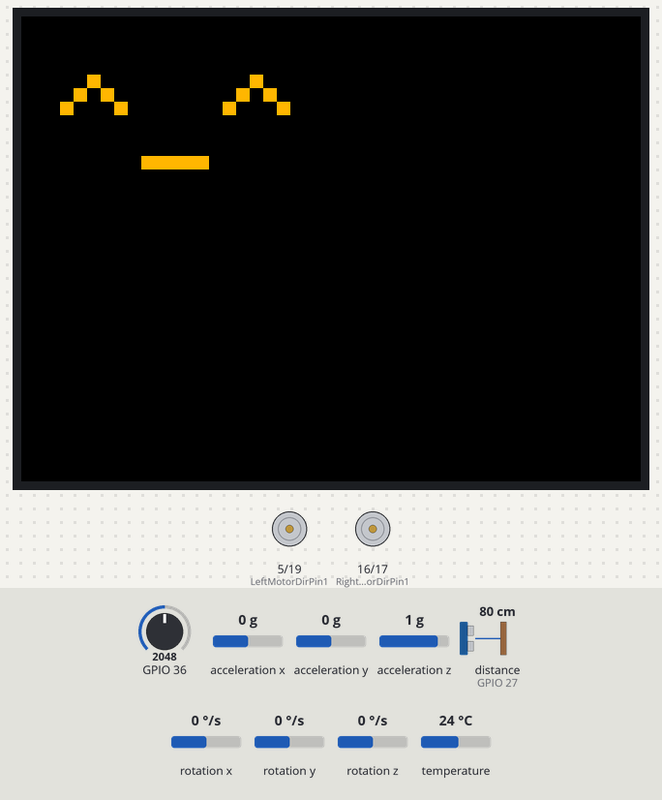
Recording of a sketch running on a simulated ESP32. Shown: 320×240 colour display, motor-driver pin pairs drawn as motors (green arrow = first pin HIGH = forward, orange = second pin HIGH = backward, longer = more drive, scaled by the enable pin). Wiring (inferred from the names in the program): ultrasonic range finder: trigger GPIO 26; echo GPIO 27. Inputs (shaded band) come from the test bench; at power-on: distance to the obstacle (sensor on GPIO 27) 80 cm, rotation z 0 °/s, GPIO 36 = 2048, acceleration x 0 g, acceleration y 0 g, acceleration z 1 g, rotation x 0 °/s, rotation y 0 °/s, temperature 24 °C. The echo pulse lasts 58.3 µs per cm; random numbers use the default seed unless the sketch sets one; nothing arrives over Bluetooth unless stated; the audio player accepts every command and is not drawn; what the sketch prints to the serial monitor is not drawn.

Above: at 10.7 s.
10.8 s: distance to the obstacle (sensor on GPIO 27) set to 18 cm
At 12.4 s:
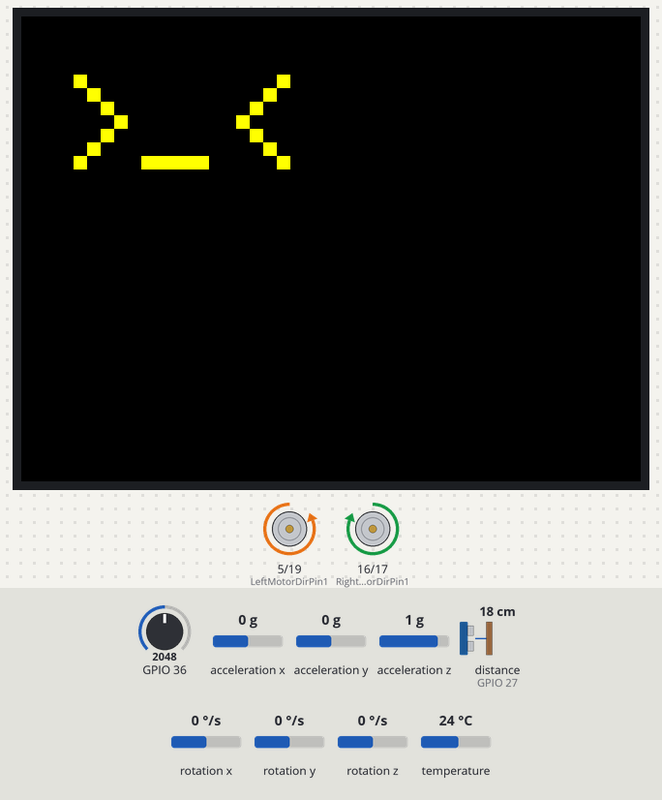
12.8 s: rotation z set to 100 °/s
At 14.74 s:
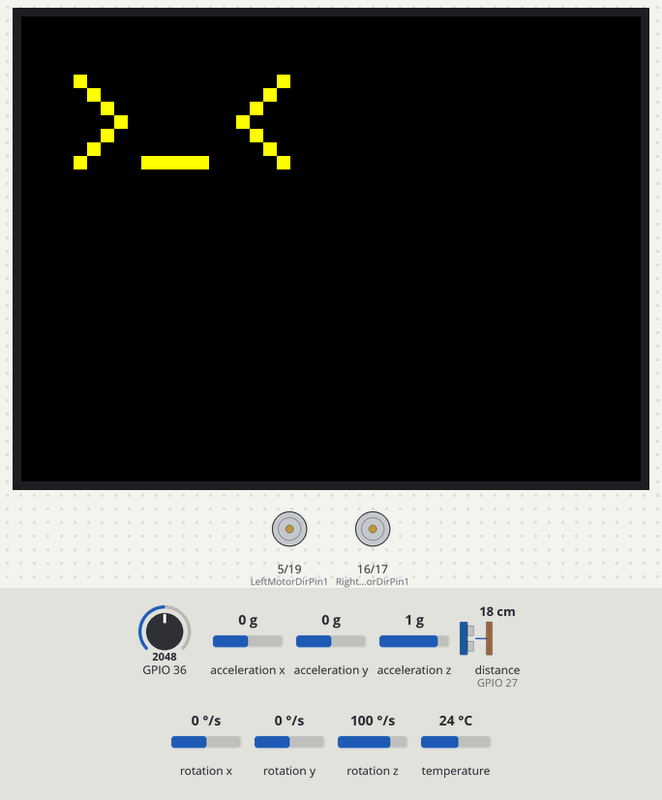
15.8 s: rotation z set to 90 °/s
At 17.62 s:
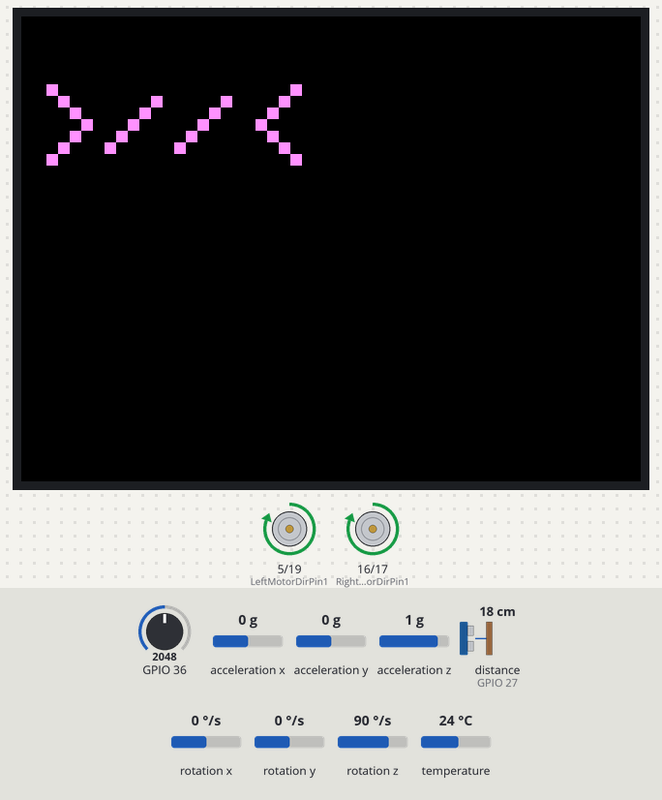
18.8 s: rotation z set to -192 °/s
Timing chart, 0 to 21.3 s (numbered marks = the images above; inputs shaded):
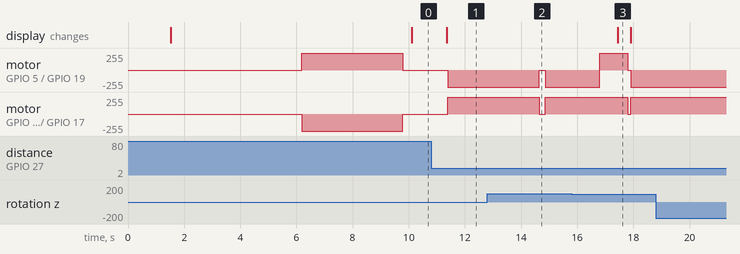

The sketch:

random-and-emote.ino
```cpp
#include "BluetoothSerial.h"
#include "RandomAndEmote.h"
#include <DFRobotDFPlayerMini.h> //for mp3 player
#include <TFT_eSPI.h> // Graphics and font library for ST7735 driver chip
#include <SPI.h> //Used in support of TFT Display
#include <string.h>  //used for some string handling and processing.
#include <Adafruit_MPU6050.h>
#include <Adafruit_Sensor.h>

#if !defined(CONFIG_BT_ENABLED) || !defined(CONFIG_BLUEDROID_ENABLED)
#error Bluetooth is not enabled! Please run `make menuconfig` to and enable it
#endif

/* MOTOR PINS */
#define speedPinR 13    //  RIGHT PWM pin connect MODEL-X ENA
#define RightMotorDirPin1  16    //Right Motor direction pin 1 to MODEL-X IN1
#define RightMotorDirPin2  17    //Right Motor direction pin 2 to MODEL-X IN2
#define speedPinL 12    // Left PWM pin connect MODEL-X ENB
#define LeftMotorDirPin1  5    //Left Motor direction pin 1 to MODEL-X IN3
#define LeftMotorDirPin2  19   //Left Motor direction pin 1 to MODEL-X IN4

/* SENSOR PINS */
#define MICROPHONE_PIN 25
#define SONIC_TRIG 26
#define SONIC_ECHO 27

/* TFT COLORS */
#define BACKGROUND TFT_BLACK
#define BALL_COLOR TFT_WHITE

TFT_eSPI tft = TFT_eSPI();  // Invoke library, pins defined in User_Setup.h

BluetoothSerial SerialBT;

HardwareSerial mpSerial(2);
DFRobotDFPlayerMini music_player;

SonicModule sonic_module(SONIC_TRIG, SONIC_ECHO);
float distance = 0.0;

Adafruit_MPU6050* imu = new Adafruit_MPU6050;

BotCar car(imu, speedPinR, speedPinL, RightMotorDirPin1, RightMotorDirPin2, LeftMotorDirPin1, LeftMotorDirPin2);
BotAction* current_action = new BotAction;

unsigned long last_sonic_update;
unsigned long last_microphone_update;
unsigned long last_rotation;
unsigned long last_emotion_update;

uint16_t microphone_reading;

const uint16_t EMOTION_TIMEOUT = 10000;
const uint16_t ACTION_TIMEOUT = 1500;
const uint8_t MICROPHONE_READ_TIME = 10;

void setup() {
  // begin Serial and bluetooth
  Serial.begin(115200);
  SerialBT.begin(F("ESP32"));
  Serial.println(F("The device started, now you can pair it with bluetooth!"));

  // initialize mp3 module
  Serial.println(F("DFRobot DFPlayer Mini Demo"));
  Serial.println(F("Initializing DFPlayer ... (May take 3~5 seconds)"));
  mpSerial.begin(9600, SERIAL_8N1, 32, 33);  // speed, type, RX, TX
  delay(1000);
  if (!music_player.begin(mpSerial)) {  //Use softwareSerial to communicate with mp3.
    Serial.println(music_player.readType(), HEX);
    Serial.println(F("Unable to begin:"));
    Serial.println(F("1.Please recheck the connection!"));
    Serial.println(F("2.Please insert the SD card!"));
    while(true);
  }
  music_player.setTimeOut(500);
  music_player.volume(30);  //Set volume value (0~30).
  music_player.EQ(DFPLAYER_EQ_NORMAL);
  music_player.outputDevice(DFPLAYER_DEVICE_SD);
  Serial.println(F("MP3 initialized"));

  // initialize the display
  tft.init();
  tft.setRotation(3);
  tft.setTextSize(1);
  tft.fillScreen(BACKGROUND);

  // initialize microphone
  pinMode(MICROPHONE_PIN, INPUT);

  // initialize car
  car.begin();

  // set random seed and randomize current_action
  randomSeed(analogRead(14));
  current_action->randomize();

  // begin timers
  last_rotation = millis();
  last_sonic_update = millis();
  last_microphone_update = millis();
}

void loop() {
  if (millis() - last_microphone_update > MICROPHONE_READ_TIME) {
    microphone_reading = analogRead(A0);
    last_microphone_update = millis();
  }

  sonic_module.update();
  if (millis() - last_sonic_update > 10) {
    distance = sonic_module.get_distance();
    last_sonic_update = millis();
  }

  if (millis() - last_emotion_update > EMOTION_TIMEOUT) {
    emotion new_emotion = get_random_emotion();
    update_face(new_emotion);
    music_player.playFolder((int) new_emotion + 1, 1 + random(0, music_player.readFileCountsInFolder((int) new_emotion + 1)));
    last_emotion_update = millis();
  }

  car.execute(current_action);

  if (car.millis_since_last_action() > ACTION_TIMEOUT) {
    Serial.println("Generating new action");
    current_action->randomize();
  }

  if (distance < 15 && millis() - last_rotation > 100) {
    Serial.println("rotating");
    car.break_execution(current_action);
    emotion new_emotion = SCARED;
    update_face(new_emotion);
    music_player.playFolder((int) new_emotion + 1, 1 + random(0, music_player.readFileCountsInFolder((int) new_emotion + 1)));
    last_emotion_update = millis() - 7500;
    car.rotate(3.14);
    current_action->set(FORWARD, 1000);
    last_rotation = millis();
  }
}
```

RandomAndEmote.cpp
```cpp
#include "RandomAndEmote.h"

/* SONIC MODULE */
SonicModule::SonicModule(int trigger_pin, int echo_pin) {
    TRIG = trigger_pin;
    ECHO = echo_pin;
    pulse_timer = micros();
    pulse_start = micros();
    is_trigger = false;
    is_echo = false;
    distance = 0.0;
    pinMode(TRIG, OUTPUT);
    pinMode(ECHO, INPUT);
}

void SonicModule::update() {
    if (!is_trigger) {
        pulse_timer = micros();
        is_trigger = true;
        digitalWrite(TRIG, HIGH);
    }
    if (micros() - pulse_timer > 10 && is_trigger) {
        digitalWrite(TRIG, LOW);
        is_trigger = false;
        if(!is_echo && digitalRead(ECHO) == HIGH) {
            pulse_start = micros();
            is_echo = true;
        }
        if (is_echo && digitalRead(ECHO) == LOW) {
            double duration = micros() - pulse_start;
            distance = duration * 0.017;
            is_trigger = false;
            is_echo = false;
        }
    }
}

float SonicModule::get_distance() {
    return distance;
}


/* BOT ACTIONS */
BotAction::BotAction() {
  active = false;
  type = NONE;
  duration = 0;
}

void BotAction::randomize() {
  duration = random(MIN_ACTION_DURATION, MAX_ACTION_DURATION);  //duration in millis
  int rand_num = random(100);
  if (rand_num >= 0 && rand_num < 15) {
    type = NONE;
  } else if (rand_num >= 15 && rand_num < 37) {
    type = FORWARD;
  } else if (rand_num >= 37 && rand_num < 49) {
    type = BACKWARD;
  } else if (rand_num >= 49 && rand_num < 61) {
    type = TURN_RIGHT;
  } else if (rand_num >= 61 && rand_num < 73) {
    type = TURN_LEFT;
  } else if (rand_num >= 73 && rand_num < 85) {
    type = NONE;//PLAY_SONG;
  } else {
    type = NONE;//VOICE;
  }
  active = true;
}

void BotAction::set(action_type action, int dur) {
  type = action;
  duration = dur;
  active = true;
}

action_type BotAction::get_type() {
  return type;
}

int BotAction::get_duration() {
  return duration;
}

bool BotAction::is_active() {
  return active;
}

void BotAction::toggle_active() {
  active = !active;
}


/* BOT CAR */
/* PRIVATE */
void BotCar::initialize_imu_readings() {
  int i = 0;
  for(int i = 0;i<INITIALIZE_COUNT;i++){
    sensors_event_t a, g, temp;
    imu->getEvent(&a, &g, &temp);
    ang_offset += g.gyro.z;
  }
  ang_offset *= -1.0/INITIALIZE_COUNT;
}

unsigned long BotCar::update_angular_velocity() {
  sensors_event_t a, g, temp;
  imu->getEvent(&a, &g, &temp);

  for(int i=ARRAY_SIZE-1;i>1;i--){
    ang_velocities[i] = ang_velocities[i-1];
  }
  ang_velocities[0] = g.gyro.z - ang_offset;

  prev_ang_vel = ang_vel;
  for(int i=0;i<ARRAY_SIZE;i++){
    ang_vel += (float) ang_velocities[i];
  }
  ang_vel *= (float) 1/ARRAY_SIZE;
  prev_timing = new_timing;
  new_timing = millis();

  if(fabs(ang_vel)<ANG_VEL_THRESHOLD) ang_vel = 0;

  return new_timing - prev_timing; // measurement time
}

//grab time delta and use midpoint approximation
void BotCar::update_angular_position(bool print) {
  int DELTA = update_angular_velocity();
  ang_pos += (float) (ang_vel+prev_ang_vel)/2*DELTA/1000*3.14/.14;

  if(print) print_angular_motion();
}

void BotCar::print_angular_motion() {
  Serial.print("A.Velocity: "); Serial.print(ang_vel); Serial.print("  ");
  Serial.print("A.Position: "); Serial.print(ang_pos); Serial.print("  ");
  Serial.println("");
}

void BotCar::set_motorspeed(int motorspeed) {
  ledcWrite(PWM_CHANNEL, motorspeed);
}

void BotCar::forward() {
  set_motorspeed(speed);
  digitalWrite(RIGHT_ONE, HIGH);
  digitalWrite(RIGHT_TWO, LOW);
  digitalWrite(LEFT_ONE, HIGH);
  digitalWrite(LEFT_TWO, LOW);
  is_executing = true;
}

void BotCar::backward() {
  set_motorspeed(speed);
  digitalWrite(RIGHT_ONE, LOW);
  digitalWrite(RIGHT_TWO, HIGH);
  digitalWrite(LEFT_ONE, LOW);
  digitalWrite(LEFT_TWO, HIGH);
  is_executing = true;
}

void BotCar::left() {
  set_motorspeed(speed);
  digitalWrite(RIGHT_ONE, HIGH);
  digitalWrite(RIGHT_TWO, LOW);
  digitalWrite(LEFT_ONE, LOW);
  digitalWrite(LEFT_TWO, HIGH);
  is_executing = true;
}

void BotCar::right() {
  set_motorspeed(speed);
  digitalWrite(RIGHT_ONE, LOW);
  digitalWrite(RIGHT_TWO, HIGH);
  digitalWrite(LEFT_ONE, HIGH);
  digitalWrite(LEFT_TWO, LOW);
  is_executing = true;
}

void BotCar::stop() {
  set_motorspeed(0);
  digitalWrite(RIGHT_ONE, LOW);
  digitalWrite(RIGHT_TWO, LOW);
  digitalWrite(LEFT_ONE, LOW);
  digitalWrite(LEFT_TWO, LOW);
  is_executing = false;
}

/* PUBLIC */
BotCar::BotCar(Adafruit_MPU6050* imu_pointer, int speed_right, int speed_left, int right_one, int right_two, int left_one, int left_two) {
  imu = imu_pointer;
  SPEED_RIGHT = speed_right;
  SPEED_LEFT = speed_left;
  RIGHT_ONE = right_one;
  RIGHT_TWO = right_two;
  LEFT_ONE = left_one;
  LEFT_TWO = left_two;
}

void BotCar::begin() {
  if (imu->begin()) {
    Serial.println("IMU initialized");
    imu->setAccelerometerRange(MPU6050_RANGE_4_G);
    imu->setGyroRange(MPU6050_RANGE_250_DEG);
    imu->setFilterBandwidth(MPU6050_BAND_184_HZ);
    initialize_imu_readings();
  } else {
    Serial.println("IMU not connected");
    Serial.println("Restarting");
    ESP.restart();
  }

  pinMode(SPEED_RIGHT, OUTPUT);
  pinMode(SPEED_LEFT, OUTPUT);
  pinMode(RIGHT_ONE, OUTPUT);
  pinMode(RIGHT_TWO, OUTPUT);
  pinMode(LEFT_ONE, OUTPUT);
  pinMode(LEFT_TWO, OUTPUT);
  ledcSetup(PWM_CHANNEL, PWM_FREQUENCY, PWM_RESOLUTION);
  ledcAttachPin(SPEED_RIGHT, PWM_CHANNEL);
  ledcAttachPin(SPEED_LEFT, PWM_CHANNEL);
  stop();
}

void BotCar::execute(BotAction* action) {
  if (action->is_active()) {
    timeout_timer = millis();
    int duration = action->get_duration();
    switch(action->get_type()) {
      case NONE:
      if (!is_executing) {
        Serial.print("My action is "); Serial.print("NONE"); Serial.print(" for "); Serial.println(duration);
        is_executing = true;
        action_timer = millis();
      }
      if (millis() - action_timer > duration) {
        Serial.println("Action done");
        action->toggle_active();
        is_executing = false;
      }
      break;
      case FORWARD:
      if (!is_executing) {
        Serial.print("My action is "); Serial.print("FORWARD"); Serial.print(" for "); Serial.println(duration);
        forward();
        action_timer = millis();
      } else if (millis() - action_timer > duration) {
        Serial.println("Action done");
        action->toggle_active();
        stop();
      }
      break;
      case BACKWARD:
      if (!is_executing) {
        Serial.print("My action is "); Serial.print("BACKWARD"); Serial.print(" for "); Serial.println(duration);
        backward();
        action_timer = millis();
      } else if (millis() - action_timer > duration) {
        Serial.println("Action done");
        action->toggle_active();
        stop();
      }
      break;
      case TURN_RIGHT:
      if (!is_executing) {
        Serial.print("My action is "); Serial.print("TURN_RIGHT"); Serial.print(" for "); Serial.println(duration);
        right();
        action_timer = millis();
      } else if (millis() - action_timer > duration) {
        Serial.println("Action done");
        action->toggle_active();
        stop();
      }
      break;
      case TURN_LEFT:
      if (!is_executing) {
        Serial.print("My action is "); Serial.print("TURN_LEFT"); Serial.print(" for "); Serial.println(duration);
        left();
        action_timer = millis();
      } else if (millis() - action_timer > duration) {
        Serial.println("Action done");
        action->toggle_active();
        stop();
      }
      break;
      case PLAY_SONG: //TODO
      Serial.print("My action is "); Serial.print("PLAY_SONG");
      action->toggle_active();
      break;
      case VOICE: //TODO
      Serial.print("My action is "); Serial.print("VOICE");
      action->toggle_active();
      break;
    }
  }
}

void BotCar::break_execution(BotAction* action) {
  stop();
  if (action->is_active()) {
    action->toggle_active();
    timeout_timer = millis();
  }
}

void BotCar::rotate(float angle) {
  if(angle != 0) {
    new_timing = millis();
    if(angle > 0){ //rotate counterclockwise
      left();
      while(fabs(angle-ang_pos) > .01){
        update_angular_position(true);
        if(angle - ang_pos < 0) break;
      }
    } else { //rotate clockwise
      right();
      while(fabs(angle-ang_pos) > .01){
        update_angular_position(true);
        if(angle - ang_pos > 0) break;
      }
    }
  }
  ang_pos = 0;
  stop();
}

unsigned long BotCar::millis_since_last_action() {
  return millis() - timeout_timer;
}
```

RandomAndEmote.h
```cpp
#include <Arduino.h>
#include <Adafruit_MPU6050.h>
#pragma once

class SonicModule {
    int TRIG;
    int ECHO;
    bool is_trigger;
    bool is_echo;
    unsigned long pulse_timer;
    unsigned long pulse_start;
    float distance;

    public:
    SonicModule(int trigger_pin, int echo_pin);

    void update();

    float get_distance();
};

enum emotion {
  HAPPY, // ^_^
  SAD, // v_v
  SCARED, // >_<
  BLUSH, // >//<
  WEIRD, // o_O
  CUTE, //uwu
  BLANK, //owo
  INDIFFERENT, // ._.
  CRYING // ;~;
};

enum action_type {
  FORWARD,
  TURN_LEFT,
  BACKWARD,
  TURN_RIGHT,
  VOICE,
  PLAY_SONG,
  NONE
};

class BotAction {
  action_type type;
  int duration;
  bool active;
  public:
  static const uint16_t MAX_ACTION_DURATION = 5000;
  static const uint16_t MIN_ACTION_DURATION = 500;
  BotAction();

  void randomize();

  void set(action_type action, int dur);

  action_type get_type();

  int get_duration();

  bool is_active();
  void toggle_active();
};

class BotCar {
  /* MOTOR PINS*/
  uint8_t SPEED_RIGHT;
  uint8_t SPEED_LEFT;
  uint8_t RIGHT_ONE;
  uint8_t RIGHT_TWO;
  uint8_t LEFT_ONE;
  uint8_t LEFT_TWO;

  /* PWM VARIABLES */
  const uint8_t PWM_RESOLUTION = 8;
  const uint8_t PWM_CHANNEL = 0;
  const uint16_t PWM_FREQUENCY = 500;
  const uint8_t speed = 255;

  /* SENSING */
  Adafruit_MPU6050* imu;
  const static uint8_t ARRAY_SIZE = 24;  // how many samples to store
  const uint16_t INITIALIZE_COUNT = 1000;  // how many samples to take when finding offset
  const float ANG_VEL_THRESHOLD = 0.01;
  float prev_ang_vel = 0;
  float ang_vel = 0;
  float ang_pos = 0;
  float ang_offset = 0;
  float ang_velocities[ARRAY_SIZE] = {0};
  unsigned long new_timing;
  unsigned long prev_timing;
  void initialize_imu_readings();
  unsigned long update_angular_velocity();
  void update_angular_position(bool print);
  void print_angular_motion();

  /* DRIVING */
  void set_motorspeed(int motorspeed);
  void forward();
  void backward();
  void left();
  void right();
  void stop();

  /* TIMING VARIABLES */
  unsigned long action_timer;
  unsigned long timeout_timer;
  bool is_executing = false;

  public:
  BotCar(Adafruit_MPU6050* imu_point, int speed_right, int speed_left, int right_one, int right_two, int left_one, int left_two);

  void begin();

  void execute(BotAction* action);

  void break_execution(BotAction* action);

  void rotate(float angle);

  unsigned long millis_since_last_action();
};
```

emotion.ino
```cpp
emotion get_random_emotion() {
  int rand_int = random(0, 9);
  return (emotion) rand_int;
}

void update_face(emotion new_emotion) {
  tft.fillScreen(BACKGROUND);
  switch(new_emotion) {
    case HAPPY:
    tft.setCursor(20, 30, 1);
    tft.setTextSize(10);
    tft.setTextColor(TFT_ORANGE);
    tft.println("^_^");
    break;
    case SAD:
    tft.setCursor(20, 30, 1);
    tft.setTextSize(10);
    tft.setTextColor(TFT_SILVER);
    tft.println("V_V");
    break;
    case SCARED:
    tft.setCursor(20, 30, 1);
    tft.setTextSize(10);
    tft.setTextColor(TFT_YELLOW);
    tft.println(">_<");
    break;
    case BLUSH:
    tft.setCursor(7, 35, 1);
    tft.setTextSize(6);
    tft.setTextColor(0xFC9F);
    tft.println(">//<");
    break;
    case WEIRD:
    tft.setCursor(20, 30, 1);
    tft.setTextSize(10);
    tft.setTextColor(TFT_GREEN);
    tft.println("o_O");
    break;
    case CUTE:
    tft.setCursor(20, 30, 1);
    tft.setTextSize(10);
    tft.setTextColor(TFT_RED);
    tft.println("uwu");
    break;
    case BLANK:
    tft.setCursor(20, 30, 1);
    tft.setTextSize(10);
    tft.setTextColor(TFT_WHITE);
    tft.println("owo");
    break;
    case INDIFFERENT:
    tft.setCursor(20, 30, 1);
    tft.setTextSize(10);
    tft.setTextColor(0x797A7E);
    tft.println("._.");
    break;
    case CRYING:
    tft.setCursor(20, 30, 1);
    tft.setTextSize(10);
    tft.setTextColor(TFT_BLUE);
    tft.println(";~;");
    break;
  }
}
```

Measured:
- the behaviour switches between 91 and 90 °/s on rotation z (found by bisection; images 2 and 3)
- after the input at 10.8 s, motor on GPIO 5 (LeftMotorDirPin1) / GPIO 19 (LeftMotorDirPin2): stopped → backward 255/255 after 0.59 s; motor on GPIO 16 (RightMotorDirPin1) / GPIO 17 (RightMotorDirPin2): stopped → forward 255/255 after 0.59 s; the display: changes after 0.56 s (image 1)
- after the input at 12.8 s, motor on GPIO 5 (LeftMotorDirPin1) / GPIO 19 (LeftMotorDirPin2): backward 255/255 → stopped after 1.8 s, → backward 255/255 0.22 s later; motor on GPIO 16 (RightMotorDirPin1) / GPIO 17 (RightMotorDirPin2): forward 255/255 → stopped after 1.8 s, → forward 255/255 0.22 s later
- what the display in image 3 shows lasts 0.5 s, from 17.4 s to 17.9 s
